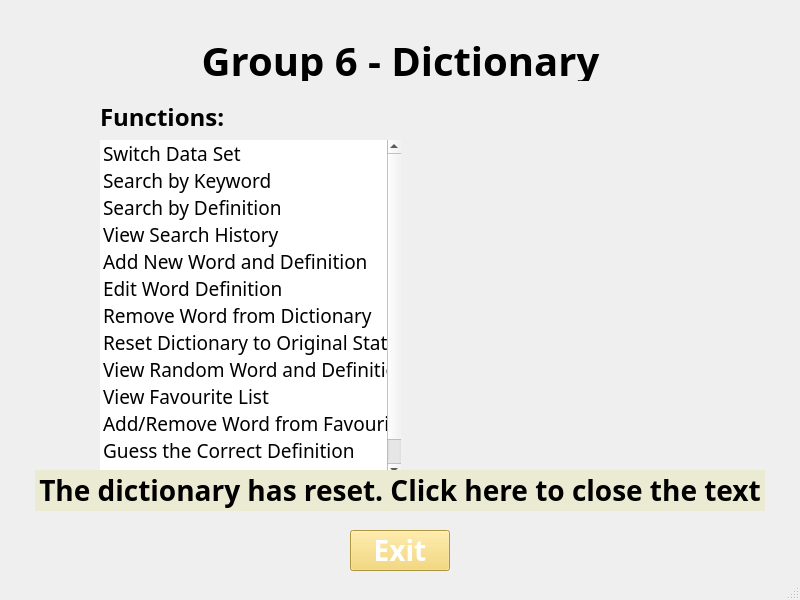
<?xml version="1.0" encoding="UTF-8"?>
<ui version="4.0">
 <class>MainWindow</class>
 <widget class="QMainWindow" name="MainWindow">
  <property name="geometry">
   <rect>
    <x>0</x>
    <y>0</y>
    <width>800</width>
    <height>600</height>
   </rect>
  </property>
  <property name="sizePolicy">
   <sizepolicy hsizetype="Ignored" vsizetype="Preferred">
    <horstretch>0</horstretch>
    <verstretch>0</verstretch>
   </sizepolicy>
  </property>
  <property name="minimumSize">
   <size>
    <width>800</width>
    <height>600</height>
   </size>
  </property>
  <property name="windowTitle">
   <string>CS163 - Dictionary</string>
  </property>
  <widget class="QWidget" name="centralwidget">
   <widget class="QLabel" name="label">
    <property name="geometry">
     <rect>
      <x>0</x>
      <y>40</y>
      <width>801</width>
      <height>41</height>
     </rect>
    </property>
    <property name="font">
     <font>
      <family>VNI-Disney</family>
      <pointsize>30</pointsize>
      <bold>true</bold>
     </font>
    </property>
    <property name="text">
     <string>Group 6 - Dictionary</string>
    </property>
    <property name="alignment">
     <set>Qt::AlignCenter</set>
    </property>
    <property name="wordWrap">
     <bool>false</bool>
    </property>
   </widget>
   <widget class="QLabel" name="label_3">
    <property name="geometry">
     <rect>
      <x>400</x>
      <y>130</y>
      <width>311</width>
      <height>341</height>
     </rect>
    </property>
    <property name="text">
     <string/>
    </property>
    <property name="pixmap">
     <pixmap resource="resources.qrc">:/resources/dictionary-removebg-preview.png</pixmap>
    </property>
   </widget>
   <widget class="QPushButton" name="pushButton">
    <property name="geometry">
     <rect>
      <x>350</x>
      <y>530</y>
      <width>100</width>
      <height>41</height>
     </rect>
    </property>
    <property name="font">
     <font>
      <family>VNI-Disney</family>
      <pointsize>21</pointsize>
      <bold>true</bold>
     </font>
    </property>
    <property name="styleSheet">
     <string notr="true">background-color: #f4d35e; color: white;</string>
    </property>
    <property name="text">
     <string>Exit</string>
    </property>
   </widget>
   <widget class="QWidget" name="layoutWidget">
    <property name="geometry">
     <rect>
      <x>100</x>
      <y>100</y>
      <width>301</width>
      <height>391</height>
     </rect>
    </property>
    <layout class="QVBoxLayout" name="verticalLayout">
     <item>
      <widget class="QLabel" name="label_2">
       <property name="font">
        <font>
         <family>VNI-Disney</family>
         <pointsize>18</pointsize>
         <bold>true</bold>
        </font>
       </property>
       <property name="text">
        <string>Functions:</string>
       </property>
       <property name="alignment">
        <set>Qt::AlignLeading|Qt::AlignLeft|Qt::AlignVCenter</set>
       </property>
       <property name="wordWrap">
        <bool>false</bool>
       </property>
      </widget>
     </item>
     <item>
      <widget class="QListWidget" name="listWidget">
       <property name="font">
        <font>
         <family>VNI-Disney</family>
         <pointsize>14</pointsize>
        </font>
       </property>
       <property name="styleSheet">
        <string notr="true">QListWidget {
    border: none;
}
</string>
       </property>
       <item>
        <property name="text">
         <string>Switch Data Set</string>
        </property>
       </item>
       <item>
        <property name="text">
         <string>Search by Keyword</string>
        </property>
       </item>
       <item>
        <property name="text">
         <string>Search by Definition</string>
        </property>
       </item>
       <item>
        <property name="text">
         <string>View Search History</string>
        </property>
       </item>
       <item>
        <property name="text">
         <string>Add New Word and Definition</string>
        </property>
       </item>
       <item>
        <property name="text">
         <string>Edit Word Definition</string>
        </property>
       </item>
       <item>
        <property name="text">
         <string>Remove Word from Dictionary</string>
        </property>
       </item>
       <item>
        <property name="text">
         <string>Reset Dictionary to Original State</string>
        </property>
       </item>
       <item>
        <property name="text">
         <string>View Random Word and Definition</string>
        </property>
       </item>
       <item>
        <property name="text">
         <string>View Favourite List</string>
        </property>
       </item>
       <item>
        <property name="text">
         <string>Add/Remove Word from Favourite List</string>
        </property>
       </item>
       <item>
        <property name="text">
         <string>Guess the Correct Definition</string>
        </property>
       </item>
       <item>
        <property name="text">
         <string>Guess the Correct Word</string>
        </property>
       </item>
      </widget>
     </item>
    </layout>
   </widget>
   <widget class="QPushButton" name="resetButton">
    <property name="geometry">
     <rect>
      <x>35</x>
      <y>470</y>
      <width>730</width>
      <height>41</height>
     </rect>
    </property>
    <property name="font">
     <font>
      <family>VNI-Disney</family>
      <pointsize>21</pointsize>
      <bold>true</bold>
     </font>
    </property>
    <property name="styleSheet">
     <string notr="true">background-color: #ebebd3; color: black; border: none;</string>
    </property>
    <property name="text">
     <string>The dictionary has reset. Click here to close the text</string>
    </property>
   </widget>
  </widget>
  <widget class="QMenuBar" name="menubar">
   <property name="geometry">
    <rect>
     <x>0</x>
     <y>0</y>
     <width>800</width>
     <height>22</height>
    </rect>
   </property>
  </widget>
  <widget class="QStatusBar" name="statusbar"/>
 </widget>
 <resources>
  <include location="resources.qrc"/>
 </resources>
 <connections/>
</ui>
